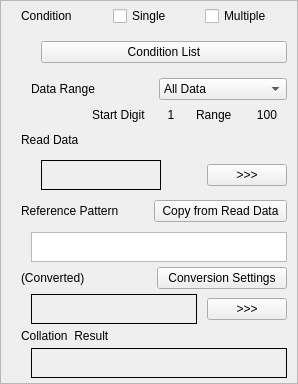
                       <widget class="QFrame" name="frame_2">
                        <property name="minimumSize">
                         <size>
                          <width>0</width>
                          <height>258</height>
                         </size>
                        </property>
                        <property name="frameShape">
                         <enum>QFrame::StyledPanel</enum>
                        </property>
                        <property name="frameShadow">
                         <enum>QFrame::Raised</enum>
                        </property>
                        <layout class="QVBoxLayout" name="verticalLayout_13">
                         <property name="spacing">
                          <number>0</number>
                         </property>
                         <property name="leftMargin">
                          <number>0</number>
                         </property>
                         <property name="topMargin">
                          <number>0</number>
                         </property>
                         <property name="rightMargin">
                          <number>0</number>
                         </property>
                         <property name="bottomMargin">
                          <number>0</number>
                         </property>
                         <item>
                          <layout class="QHBoxLayout" name="horizontalLayout_4">
                           <property name="leftMargin">
                            <number>20</number>
                           </property>
                           <property name="topMargin">
                            <number>5</number>
                           </property>
                           <property name="bottomMargin">
                            <number>5</number>
                           </property>
                           <item>
                            <widget class="QLabel" name="label_22">
                             <property name="text">
                              <string>Condition</string>
                             </property>
                            </widget>
                           </item>
                           <item>
                            <widget class="QCheckBox" name="cbox_Single_JC_2Dcode">
                             <property name="text">
                              <string>Single</string>
                             </property>
                            </widget>
                           </item>
                           <item>
                            <widget class="QCheckBox" name="cbox_Multiple_JC_2Dcode">
                             <property name="text">
                              <string>Multiple</string>
                             </property>
                            </widget>
                           </item>
                          </layout>
                         </item>
                         <item>
                          <layout class="QHBoxLayout" name="horizontalLayout_13">
                           <property name="topMargin">
                            <number>10</number>
                           </property>
                           <property name="rightMargin">
                            <number>10</number>
                           </property>
                           <property name="bottomMargin">
                            <number>10</number>
                           </property>
                           <item>
                            <spacer name="horizontalSpacer_3">
                             <property name="orientation">
                              <enum>Qt::Horizontal</enum>
                             </property>
                             <property name="sizeType">
                              <enum>QSizePolicy::Minimum</enum>
                             </property>
                             <property name="sizeHint" stdset="0">
                              <size>
                               <width>40</width>
                               <height>20</height>
                              </size>
                             </property>
                            </spacer>
                           </item>
                           <item>
                            <widget class="QPushButton" name="btn_ConditionsList_JC_2Dcode">
                             <property name="text">
                              <string>Condition List</string>
                             </property>
                            </widget>
                           </item>
                          </layout>
                         </item>
                         <item>
                          <layout class="QHBoxLayout" name="horizontalLayout_15">
                           <property name="leftMargin">
                            <number>30</number>
                           </property>
                           <property name="topMargin">
                            <number>5</number>
                           </property>
                           <property name="rightMargin">
                            <number>10</number>
                           </property>
                           <property name="bottomMargin">
                            <number>5</number>
                           </property>
                           <item>
                            <widget class="QLabel" name="label_2">
                             <property name="text">
                              <string>Data Range</string>
                             </property>
                            </widget>
                           </item>
                           <item>
                            <widget class="QComboBox" name="combox_DataRange_JC_2Dcode">
                             <item>
                              <property name="text">
                               <string>All Data</string>
                              </property>
                             </item>
                             <item>
                              <property name="text">
                               <string>Split 1</string>
                              </property>
                             </item>
                             <item>
                              <property name="text">
                               <string>Split 2</string>
                              </property>
                             </item>
                             <item>
                              <property name="text">
                               <string>Split 3</string>
                              </property>
                             </item>
                             <item>
                              <property name="text">
                               <string>Split 4</string>
                              </property>
                             </item>
                             <item>
                              <property name="text">
                               <string>Split 5</string>
                              </property>
                             </item>
                             <item>
                              <property name="text">
                               <string>Split 6</string>
                              </property>
                             </item>
                             <item>
                              <property name="text">
                               <string>Split 7</string>
                              </property>
                             </item>
                             <item>
                              <property name="text">
                               <string>Split 8</string>
                              </property>
                             </item>
                            </widget>
                           </item>
                          </layout>
                         </item>
                         <item>
                          <widget class="QFrame" name="horizontalFrame_8">
                           <property name="maximumSize">
                            <size>
                             <width>16777215</width>
                             <height>40</height>
                            </size>
                           </property>
                           <layout class="QHBoxLayout" name="horizontalLayout_14">
                            <property name="spacing">
                             <number>15</number>
                            </property>
                            <property name="leftMargin">
                             <number>20</number>
                            </property>
                            <property name="topMargin">
                             <number>0</number>
                            </property>
                            <property name="rightMargin">
                             <number>10</number>
                            </property>
                            <property name="bottomMargin">
                             <number>0</number>
                            </property>
                            <item>
                             <spacer name="horizontalSpacer">
                              <property name="orientation">
                               <enum>Qt::Horizontal</enum>
                              </property>
                              <property name="sizeHint" stdset="0">
                               <size>
                                <width>40</width>
                                <height>20</height>
                               </size>
                              </property>
                             </spacer>
                            </item>
                            <item>
                             <widget class="QLabel" name="label_5">
                              <property name="maximumSize">
                               <size>
                                <width>16777215</width>
                                <height>50</height>
                               </size>
                              </property>
                              <property name="text">
                               <string>Start Digit</string>
                              </property>
                             </widget>
                            </item>
                            <item>
                             <widget class="QLabel" name="lab_StartDigit_JC_2Dcode">
                              <property name="minimumSize">
                               <size>
                                <width>20</width>
                                <height>0</height>
                               </size>
                              </property>
                              <property name="text">
                               <string>&lt;html&gt;&lt;head/&gt;&lt;body&gt;&lt;p align=&quot;center&quot;&gt;1&lt;/p&gt;&lt;/body&gt;&lt;/html&gt;</string>
                              </property>
                             </widget>
                            </item>
                            <item>
                             <widget class="QLabel" name="label_14">
                              <property name="text">
                               <string>Range</string>
                              </property>
                             </widget>
                            </item>
                            <item>
                             <widget class="QLabel" name="lab_EndDigit_JC_2Dcode">
                              <property name="minimumSize">
                               <size>
                                <width>40</width>
                                <height>0</height>
                               </size>
                              </property>
                              <property name="text">
                               <string>&lt;html&gt;&lt;head/&gt;&lt;body&gt;&lt;p align=&quot;center&quot;&gt;100&lt;/p&gt;&lt;/body&gt;&lt;/html&gt;</string>
                              </property>
                             </widget>
                            </item>
                           </layout>
                          </widget>
                         </item>
                         <item>
                          <widget class="QFrame" name="asdasd">
                           <property name="minimumSize">
                            <size>
                             <width>0</width>
                             <height>30</height>
                            </size>
                           </property>
                           <property name="maximumSize">
                            <size>
                             <width>16777215</width>
                             <height>40</height>
                            </size>
                           </property>
                           <layout class="QHBoxLayout" name="horizontalLayout_12">
                            <property name="spacing">
                             <number>0</number>
                            </property>
                            <property name="leftMargin">
                             <number>20</number>
                            </property>
                            <property name="topMargin">
                             <number>0</number>
                            </property>
                            <property name="bottomMargin">
                             <number>0</number>
                            </property>
                            <item>
                             <widget class="QLabel" name="label_16">
                              <property name="maximumSize">
                               <size>
                                <width>16777215</width>
                                <height>40</height>
                               </size>
                              </property>
                              <property name="text">
                               <string>Read Data</string>
                              </property>
                             </widget>
                            </item>
                           </layout>
                          </widget>
                         </item>
                         <item>
                          <widget class="QFrame" name="horizontalFrame_6">
                           <property name="maximumSize">
                            <size>
                             <width>16777215</width>
                             <height>40</height>
                            </size>
                           </property>
                           <layout class="QHBoxLayout" name="horizontalLayout_11">
                            <property name="leftMargin">
                             <number>40</number>
                            </property>
                            <property name="topMargin">
                             <number>5</number>
                            </property>
                            <property name="rightMargin">
                             <number>10</number>
                            </property>
                            <property name="bottomMargin">
                             <number>5</number>
                            </property>
                            <item>
                             <widget class="QLabel" name="lab_ReadData_JC_2Dcode">
                              <property name="minimumSize">
                               <size>
                                <width>80</width>
                                <height>30</height>
                               </size>
                              </property>
                              <property name="maximumSize">
                               <size>
                                <width>16777215</width>
                                <height>30</height>
                               </size>
                              </property>
                              <property name="frameShape">
                               <enum>QFrame::Box</enum>
                              </property>
                              <property name="text">
                               <string/>
                              </property>
                             </widget>
                            </item>
                            <item>
                             <spacer name="horizontalSpacer_2">
                              <property name="orientation">
                               <enum>Qt::Horizontal</enum>
                              </property>
                              <property name="sizeType">
                               <enum>QSizePolicy::Maximum</enum>
                              </property>
                              <property name="sizeHint" stdset="0">
                               <size>
                                <width>40</width>
                                <height>20</height>
                               </size>
                              </property>
                             </spacer>
                            </item>
                            <item>
                             <widget class="QPushButton" name="btn_ReadData_JC_2Dcode">
                              <property name="maximumSize">
                               <size>
                                <width>80</width>
                                <height>16777215</height>
                               </size>
                              </property>
                              <property name="text">
                               <string>&gt;&gt;&gt;</string>
                              </property>
                             </widget>
                            </item>
                           </layout>
                          </widget>
                         </item>
                         <item>
                          <layout class="QHBoxLayout" name="horizontalLayout_10">
                           <property name="leftMargin">
                            <number>20</number>
                           </property>
                           <property name="topMargin">
                            <number>5</number>
                           </property>
                           <property name="rightMargin">
                            <number>10</number>
                           </property>
                           <property name="bottomMargin">
                            <number>5</number>
                           </property>
                           <item>
                            <widget class="QLabel" name="label_17">
                             <property name="text">
                              <string>Reference Pattern</string>
                             </property>
                            </widget>
                           </item>
                           <item>
                            <widget class="QPushButton" name="btn_CopyReadData_JC_2Dcode">
                             <property name="text">
                              <string>Copy from Read Data</string>
                             </property>
                            </widget>
                           </item>
                          </layout>
                         </item>
                         <item>
                          <widget class="QFrame" name="ooip">
                           <property name="minimumSize">
                            <size>
                             <width>0</width>
                             <height>40</height>
                            </size>
                           </property>
                           <layout class="QHBoxLayout" name="horizontalLayout_9">
                            <property name="leftMargin">
                             <number>30</number>
                            </property>
                            <property name="topMargin">
                             <number>0</number>
                            </property>
                            <property name="rightMargin">
                             <number>10</number>
                            </property>
                            <property name="bottomMargin">
                             <number>0</number>
                            </property>
                            <item>
                             <widget class="QTextEdit" name="tedit_CopyReadData_JC_2Dcode">
                              <property name="maximumSize">
                               <size>
                                <width>16777215</width>
                                <height>30</height>
                               </size>
                              </property>
                             </widget>
                            </item>
                           </layout>
                          </widget>
                         </item>
                         <item>
                          <widget class="QFrame" name="eee">
                           <property name="styleSheet">
                            <string notr="true">color: rgb(0, 0, 0);</string>
                           </property>
                           <layout class="QHBoxLayout" name="horizontalLayout_17">
                            <property name="leftMargin">
                             <number>20</number>
                            </property>
                            <property name="topMargin">
                             <number>0</number>
                            </property>
                            <property name="rightMargin">
                             <number>10</number>
                            </property>
                            <property name="bottomMargin">
                             <number>0</number>
                            </property>
                            <item>
                             <widget class="QLabel" name="label_20">
                              <property name="text">
                               <string>(Converted)</string>
                              </property>
                             </widget>
                            </item>
                            <item>
                             <widget class="QPushButton" name="btn_ConversionSetting_JC_2Dcode">
                              <property name="text">
                               <string>Conversion Settings</string>
                              </property>
                             </widget>
                            </item>
                           </layout>
                          </widget>
                         </item>
                         <item>
                          <layout class="QHBoxLayout" name="horizontalLayout_8">
                           <property name="spacing">
                            <number>10</number>
                           </property>
                           <property name="leftMargin">
                            <number>30</number>
                           </property>
                           <property name="topMargin">
                            <number>5</number>
                           </property>
                           <property name="rightMargin">
                            <number>10</number>
                           </property>
                           <property name="bottomMargin">
                            <number>5</number>
                           </property>
                           <item>
                            <widget class="QLabel" name="lab_Coverted_JC_2Dcode">
                             <property name="minimumSize">
                              <size>
                               <width>0</width>
                               <height>30</height>
                              </size>
                             </property>
                             <property name="maximumSize">
                              <size>
                               <width>16777215</width>
                               <height>30</height>
                              </size>
                             </property>
                             <property name="frameShape">
                              <enum>QFrame::Box</enum>
                             </property>
                             <property name="text">
                              <string/>
                             </property>
                            </widget>
                           </item>
                           <item>
                            <widget class="QPushButton" name="btn_ConvertedDetail_JC_2Dcode">
                             <property name="maximumSize">
                              <size>
                               <width>80</width>
                               <height>16777215</height>
                              </size>
                             </property>
                             <property name="text">
                              <string>&gt;&gt;&gt;</string>
                             </property>
                            </widget>
                           </item>
                          </layout>
                         </item>
                         <item>
                          <widget class="QFrame" name="verticalFrame_8">
                           <property name="maximumSize">
                            <size>
                             <width>16777215</width>
                             <height>50</height>
                            </size>
                           </property>
                           <layout class="QHBoxLayout" name="horizontalLayout_16">
                            <property name="spacing">
                             <number>60</number>
                            </property>
                            <property name="leftMargin">
                             <number>20</number>
                            </property>
                            <property name="topMargin">
                             <number>0</number>
                            </property>
                            <property name="rightMargin">
                             <number>10</number>
                            </property>
                            <property name="bottomMargin">
                             <number>0</number>
                            </property>
                            <item>
                             <widget class="QLabel" name="label_7">
                              <property name="minimumSize">
                               <size>
                                <width>80</width>
                                <height>0</height>
                               </size>
                              </property>
                              <property name="frameShape">
                               <enum>QFrame::NoFrame</enum>
                              </property>
                              <property name="text">
                               <string>Collation  Result</string>
                              </property>
                             </widget>
                            </item>
                           </layout>
                          </widget>
                         </item>
                         <item>
                          <widget class="QFrame" name="horizontalFrame">
                           <property name="minimumSize">
                            <size>
                             <width>0</width>
                             <height>40</height>
                            </size>
                           </property>
                           <property name="maximumSize">
                            <size>
                             <width>16777215</width>
                             <height>40</height>
                            </size>
                           </property>
                           <layout class="QHBoxLayout" name="horizontalLayout_3">
                            <property name="leftMargin">
                             <number>30</number>
                            </property>
                            <property name="topMargin">
                             <number>5</number>
                            </property>
                            <property name="rightMargin">
                             <number>10</number>
                            </property>
                            <property name="bottomMargin">
                             <number>5</number>
                            </property>
                            <item>
                             <widget class="QLabel" name="lab_CollationResult_JC_2Dcode">
                              <property name="minimumSize">
                               <size>
                                <width>0</width>
                                <height>30</height>
                               </size>
                              </property>
                              <property name="maximumSize">
                               <size>
                                <width>16777215</width>
                                <height>30</height>
                               </size>
                              </property>
                              <property name="frameShape">
                               <enum>QFrame::Box</enum>
                              </property>
                              <property name="text">
                               <string/>
                              </property>
                             </widget>
                            </item>
                           </layout>
                          </widget>
                         </item>
                        </layout>
                       </widget>
